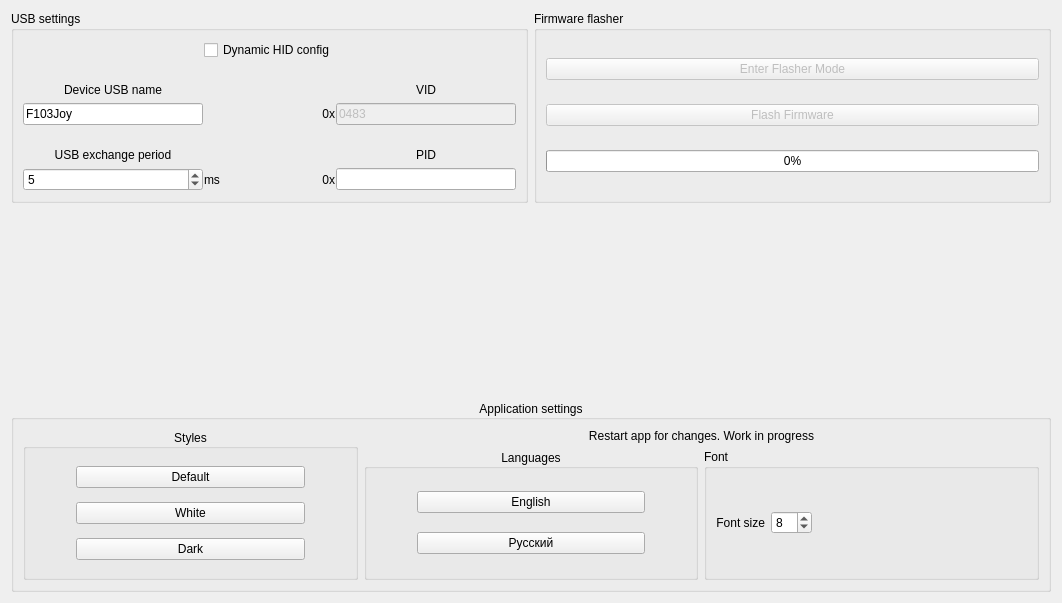
<?xml version="1.0" encoding="UTF-8"?>
<ui version="4.0">
 <class>AdvancedSettings</class>
 <widget class="QWidget" name="AdvancedSettings">
  <property name="geometry">
   <rect>
    <x>0</x>
    <y>0</y>
    <width>1062</width>
    <height>603</height>
   </rect>
  </property>
  <property name="windowTitle">
   <string>Form</string>
  </property>
  <layout class="QGridLayout" name="gridLayout" rowstretch="5,5,5" columnstretch="0,0">
   <item row="0" column="1">
    <widget class="QGroupBox" name="groupBox_2">
     <property name="title">
      <string>Firmware flasher</string>
     </property>
     <layout class="QGridLayout" name="gridLayout_2" rowstretch="0,0,0">
      <item row="1" column="0">
       <widget class="QPushButton" name="pushButton_FlashFirmware">
        <property name="enabled">
         <bool>false</bool>
        </property>
        <property name="sizePolicy">
         <sizepolicy hsizetype="Minimum" vsizetype="Fixed">
          <horstretch>0</horstretch>
          <verstretch>0</verstretch>
         </sizepolicy>
        </property>
        <property name="text">
         <string>Flash Firmware</string>
        </property>
       </widget>
      </item>
      <item row="0" column="0">
       <widget class="QPushButton" name="pushButton_FlasherMode">
        <property name="enabled">
         <bool>false</bool>
        </property>
        <property name="sizePolicy">
         <sizepolicy hsizetype="Minimum" vsizetype="Fixed">
          <horstretch>0</horstretch>
          <verstretch>0</verstretch>
         </sizepolicy>
        </property>
        <property name="text">
         <string>Enter Flasher Mode</string>
        </property>
       </widget>
      </item>
      <item row="2" column="0">
       <widget class="QProgressBar" name="progressBar_Flash">
        <property name="sizePolicy">
         <sizepolicy hsizetype="Expanding" vsizetype="Fixed">
          <horstretch>0</horstretch>
          <verstretch>0</verstretch>
         </sizepolicy>
        </property>
        <property name="value">
         <number>0</number>
        </property>
        <property name="alignment">
         <set>Qt::AlignCenter</set>
        </property>
       </widget>
      </item>
     </layout>
    </widget>
   </item>
   <item row="0" column="0">
    <widget class="QGroupBox" name="groupBox">
     <property name="title">
      <string>USB settings</string>
     </property>
     <layout class="QGridLayout" name="gridLayout_3">
      <property name="horizontalSpacing">
       <number>1</number>
      </property>
      <item row="2" column="0">
       <widget class="QLineEdit" name="lineEdit_DeviceUSBName">
        <property name="sizePolicy">
         <sizepolicy hsizetype="Expanding" vsizetype="Fixed">
          <horstretch>0</horstretch>
          <verstretch>0</verstretch>
         </sizepolicy>
        </property>
        <property name="text">
         <string notr="true">F103Joy</string>
        </property>
        <property name="maxLength">
         <number>26</number>
        </property>
       </widget>
      </item>
      <item row="4" column="2">
       <widget class="QLabel" name="text_PID_0x">
        <property name="text">
         <string notr="true">0x</string>
        </property>
        <property name="alignment">
         <set>Qt::AlignRight|Qt::AlignTrailing|Qt::AlignVCenter</set>
        </property>
       </widget>
      </item>
      <item row="4" column="0">
       <widget class="QSpinBox" name="spinBox_USBExchangePeriod">
        <property name="sizePolicy">
         <sizepolicy hsizetype="Ignored" vsizetype="Fixed">
          <horstretch>0</horstretch>
          <verstretch>0</verstretch>
         </sizepolicy>
        </property>
        <property name="frame">
         <bool>true</bool>
        </property>
        <property name="buttonSymbols">
         <enum>QAbstractSpinBox::UpDownArrows</enum>
        </property>
        <property name="correctionMode">
         <enum>QAbstractSpinBox::CorrectToNearestValue</enum>
        </property>
        <property name="minimum">
         <number>1</number>
        </property>
        <property name="maximum">
         <number>255</number>
        </property>
        <property name="value">
         <number>5</number>
        </property>
       </widget>
      </item>
      <item row="4" column="1">
       <widget class="QLabel" name="text_UBS_ms">
        <property name="text">
         <string>ms</string>
        </property>
       </widget>
      </item>
      <item row="1" column="0">
       <widget class="QLabel" name="text_DeviceUSBName">
        <property name="sizePolicy">
         <sizepolicy hsizetype="Preferred" vsizetype="Preferred">
          <horstretch>0</horstretch>
          <verstretch>0</verstretch>
         </sizepolicy>
        </property>
        <property name="text">
         <string>Device USB name</string>
        </property>
        <property name="alignment">
         <set>Qt::AlignBottom|Qt::AlignHCenter</set>
        </property>
       </widget>
      </item>
      <item row="3" column="0">
       <widget class="QLabel" name="text_USBExchangePeriod">
        <property name="sizePolicy">
         <sizepolicy hsizetype="Preferred" vsizetype="Preferred">
          <horstretch>0</horstretch>
          <verstretch>0</verstretch>
         </sizepolicy>
        </property>
        <property name="text">
         <string>USB exchange period</string>
        </property>
        <property name="alignment">
         <set>Qt::AlignBottom|Qt::AlignHCenter</set>
        </property>
       </widget>
      </item>
      <item row="4" column="3">
       <widget class="QLineEdit" name="lineEdit_PID">
        <property name="text">
         <string notr="true"/>
        </property>
       </widget>
      </item>
      <item row="2" column="3">
       <widget class="QLineEdit" name="lineEdit_VID">
        <property name="enabled">
         <bool>false</bool>
        </property>
        <property name="text">
         <string notr="true">0483</string>
        </property>
       </widget>
      </item>
      <item row="2" column="2">
       <widget class="QLabel" name="text_VID_0x">
        <property name="text">
         <string notr="true">0x</string>
        </property>
        <property name="alignment">
         <set>Qt::AlignRight|Qt::AlignTrailing|Qt::AlignVCenter</set>
        </property>
       </widget>
      </item>
      <item row="3" column="3">
       <widget class="QLabel" name="text_PID">
        <property name="text">
         <string>PID</string>
        </property>
        <property name="alignment">
         <set>Qt::AlignBottom|Qt::AlignHCenter</set>
        </property>
       </widget>
      </item>
      <item row="1" column="3">
       <widget class="QLabel" name="text_VID">
        <property name="text">
         <string>VID</string>
        </property>
        <property name="alignment">
         <set>Qt::AlignBottom|Qt::AlignHCenter</set>
        </property>
       </widget>
      </item>
      <item row="0" column="1" colspan="2">
       <widget class="QCheckBox" name="checkBox_DynamicHIDConfig">
        <property name="text">
         <string>Dynamic HID config</string>
        </property>
       </widget>
      </item>
     </layout>
    </widget>
   </item>
   <item row="1" column="1">
    <spacer name="verticalSpacer_2">
     <property name="orientation">
      <enum>Qt::Vertical</enum>
     </property>
     <property name="sizeHint" stdset="0">
      <size>
       <width>20</width>
       <height>40</height>
      </size>
     </property>
    </spacer>
   </item>
   <item row="2" column="0" colspan="2">
    <widget class="QGroupBox" name="groupBox_3">
     <property name="title">
      <string>Application settings</string>
     </property>
     <property name="alignment">
      <set>Qt::AlignCenter</set>
     </property>
     <layout class="QGridLayout" name="gridLayout_4" rowstretch="0,1" columnstretch="3,3,3">
      <item row="1" column="1">
       <widget class="QGroupBox" name="groupBox_5">
        <property name="title">
         <string>Languages</string>
        </property>
        <property name="alignment">
         <set>Qt::AlignCenter</set>
        </property>
        <layout class="QGridLayout" name="gridLayout_6">
         <property name="leftMargin">
          <number>50</number>
         </property>
         <property name="rightMargin">
          <number>50</number>
         </property>
         <item row="0" column="0">
          <widget class="QPushButton" name="pushButton_LangEnglish">
           <property name="text">
            <string notr="true">English</string>
           </property>
          </widget>
         </item>
         <item row="1" column="0">
          <widget class="QPushButton" name="pushButton_LangRussian">
           <property name="text">
            <string notr="true">Русский</string>
           </property>
          </widget>
         </item>
        </layout>
       </widget>
      </item>
      <item row="1" column="2">
       <widget class="QGroupBox" name="groupBox_6">
        <property name="title">
         <string>Font</string>
        </property>
        <layout class="QGridLayout" name="gridLayout_7" columnstretch="1,1,5">
         <property name="rightMargin">
          <number>9</number>
         </property>
         <item row="1" column="1">
          <widget class="QSpinBox" name="spinBox_FontSize">
           <property name="sizePolicy">
            <sizepolicy hsizetype="Fixed" vsizetype="Fixed">
             <horstretch>0</horstretch>
             <verstretch>0</verstretch>
            </sizepolicy>
           </property>
           <property name="minimum">
            <number>6</number>
           </property>
           <property name="maximum">
            <number>12</number>
           </property>
           <property name="value">
            <number>8</number>
           </property>
          </widget>
         </item>
         <item row="1" column="0">
          <widget class="QLabel" name="text_FontSize">
           <property name="text">
            <string>Font size</string>
           </property>
           <property name="alignment">
            <set>Qt::AlignRight|Qt::AlignTrailing|Qt::AlignVCenter</set>
           </property>
          </widget>
         </item>
         <item row="1" column="2">
          <spacer name="horizontalSpacer">
           <property name="orientation">
            <enum>Qt::Horizontal</enum>
           </property>
           <property name="sizeHint" stdset="0">
            <size>
             <width>40</width>
             <height>20</height>
            </size>
           </property>
          </spacer>
         </item>
        </layout>
       </widget>
      </item>
      <item row="0" column="1" colspan="2">
       <widget class="QLabel" name="label">
        <property name="text">
         <string>Restart app for changes. Work in progress</string>
        </property>
        <property name="alignment">
         <set>Qt::AlignCenter</set>
        </property>
       </widget>
      </item>
      <item row="0" column="0" rowspan="2">
       <widget class="QGroupBox" name="groupBox_4">
        <property name="title">
         <string>Styles</string>
        </property>
        <property name="alignment">
         <set>Qt::AlignCenter</set>
        </property>
        <layout class="QGridLayout" name="gridLayout_5">
         <property name="leftMargin">
          <number>50</number>
         </property>
         <property name="rightMargin">
          <number>50</number>
         </property>
         <item row="2" column="0">
          <widget class="QPushButton" name="pushButton_StyleDark">
           <property name="text">
            <string>Dark</string>
           </property>
          </widget>
         </item>
         <item row="1" column="0">
          <widget class="QPushButton" name="pushButton_StyleWhite">
           <property name="text">
            <string>White</string>
           </property>
          </widget>
         </item>
         <item row="0" column="0">
          <widget class="QPushButton" name="pushButton_StyleDefault">
           <property name="text">
            <string>Default</string>
           </property>
          </widget>
         </item>
        </layout>
       </widget>
      </item>
     </layout>
    </widget>
   </item>
  </layout>
 </widget>
 <resources/>
 <connections/>
</ui>
